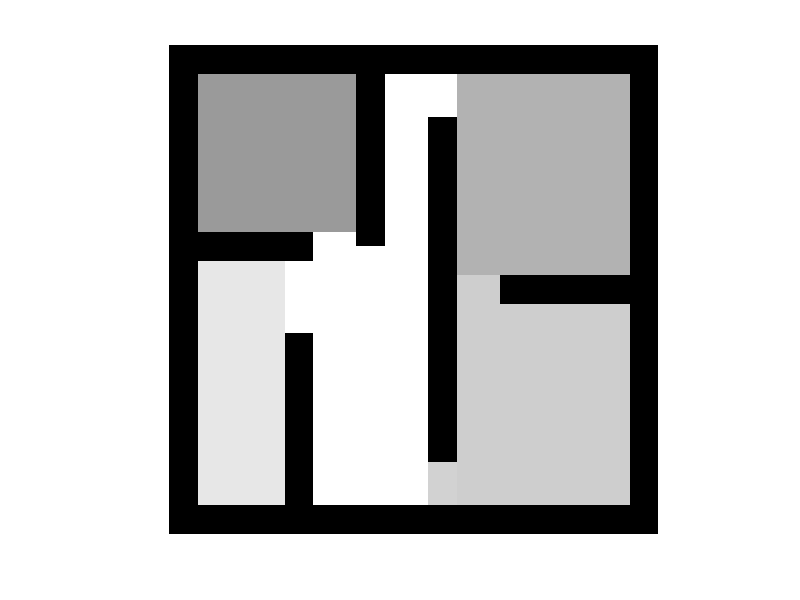

MATLAB code for this plot: (Note: this script raises an error after producing the figure.)
global mu_prime
grid_size = [30,30];
A = eye(prod(grid_size)); %allow self-transition

for i=1:length(A)
    if mod(i, grid_size(1))~=0 
        A(i, i+1) = 1;
    end
    if mod(i, grid_size(1))~=1
        A(i, i-1) = 1;
    end
    if i<=grid_size(1)*(grid_size(2)-1)
        A(i, i+grid_size(1)) = 1;
    end
    if i>grid_size(1)
        A(i, i-grid_size(1)) = 1;
    end
end


mygrid = ones(grid_size);
mygrid(12:13, 1:8) = 0;
mygrid(19:30, 7:8) = 0;
mygrid(1:12, 12:13) = 0;
mygrid(4:27, 17:18) = 0;
mygrid(15:16, 22:30) = 0;
Obs = find(mygrid==0);

mygrid(1:11,1:11) = 0.6; % b1
mygrid(1:14,19:30) = 0.7;% b2
mygrid(17:30,19:30) = 0.8;% b3
mygrid(14:30,1:6) = 0.9;% initial
mygrid(15:16,19:21) = 0.81;
mygrid(28:30,17:18) = 0.82;



mygrid(Obs) = 0;

mygrid2 = zeros(size(mygrid)+4);
mygrid2(3:end-2, 3:end-2) = mygrid;
imshow(kron(mygrid2,ones(10,10)));


r1 = find(mygrid==0.6)';
r2 = find(mygrid==0.7)';
r3 = find(mygrid==0.8)';
g1 = find(mygrid==0.81)';
g2 = find(mygrid==0.82)';


initial_region = find(mygrid==0.9)';

cTS = TS(A);
cTS.setObs(Obs);
cTS.addAP('r1',r1);
cTS.addAP('r2',r2);
cTS.addAP('r3',r3);
if mu_prime
cTS.addAP('g1',g1);
cTS.addAP('g2',g2);
end
aTS = cTS.con2abs;
if mu_prime
    UB = [length(r1)-2, length(r2)-2, length(r3)-2, ...
        length(g1)-2, length(g2)-2,...
size(A,1)-length([r1 r2 r3 g1 g2])-2]';
else
    UB = [length(r1)-2, length(r2)-2, length(r3)-2,...
    numel(mygrid)- length([r1 r2 r3])-2]';
end